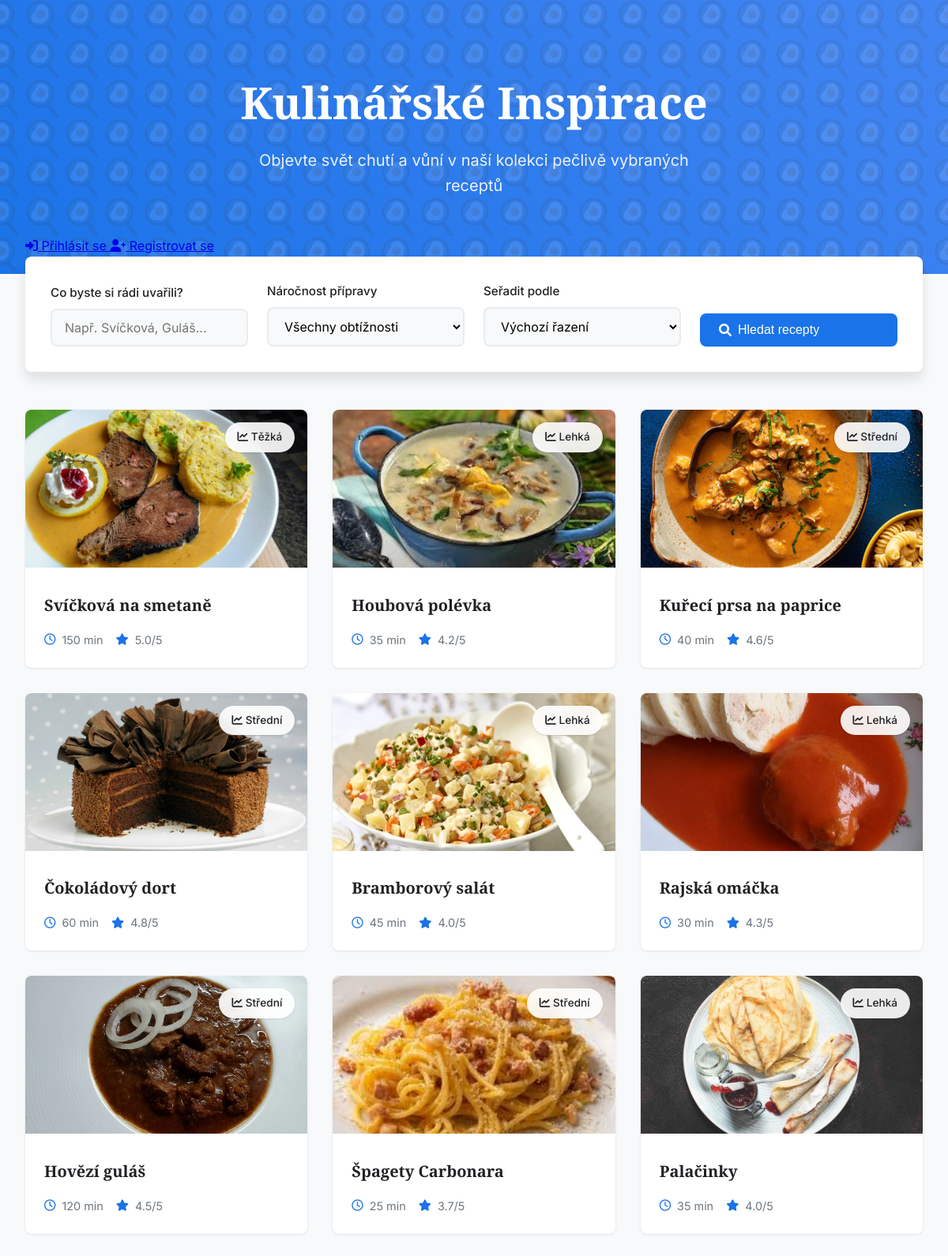
The page / on the database its author committed.
### recepty/models.py (models this page shows, shortened)
class Recept(models.Model):
    KATEGORIE_VOLBY = [
        ('hlavni', 'Hlavní jídlo'),
        ('dezert', 'Dezert'),
        ('polevka', 'Polévka'),
        ('predkrm', 'Předkrm'),
        ('napoj', 'Nápoj'),
    ]
    OBTIZNOST_VOLBY = [
        ('lehka', 'Lehká'),
        ('stredni', 'Střední'),
        ('tezka', 'Těžká'),
    ]
    nazev = models.CharField(max_length=200)
    postup = models.TextField()
    kategorie = models.CharField(max_length=20, choices=KATEGORIE_VOLBY)
    obtiznost = models.CharField(max_length=20, choices=OBTIZNOST_VOLBY)
    hodnoceni = models.FloatField(
        help_text="Hodnocení od 0 do 5",
        default=0
    )
    doba_pripravy = models.PositiveIntegerField(help_text="Doba v minutách")
    obrazek = models.ImageField(upload_to='recepty/', blank=True, null=True)
    autor = models.ForeignKey(User, on_delete=models.CASCADE, related_name='recepty', null=True, blank=True)
    vytvoreno = models.DateTimeField(auto_now_add=True)
    upraveno = models.DateTimeField(auto_now=True)
    class Meta:
        verbose_name = 'Recept'
        verbose_name_plural = 'Recepty'
        ordering = ['-vytvoreno']  # Řazení od nejnovějších
        indexes = [
            models.Index(fields=['nazev']),
            models.Index(fields=['kategorie']),
            models.Index(fields=['hodnoceni']),
            models.Index(fields=['vytvoreno']),
        ]

### recepty/views.py (the view)
# urls.py: path('', views.index, name='index'),
def index(request):
    recepty = Recept.objects.all()
    obtiznost = request.GET.get('obtiznost')
    if obtiznost:
        recepty = recepty.filter(obtiznost=obtiznost)
    q = request.GET.get('q')
    if q:
        recepty = recepty.filter(nazev__icontains=q)
    razeni = request.GET.get('razeni')
    if razeni == 'hodnoceni':
        recepty = recepty.order_by('-hodnoceni')
    elif razeni == 'obtiznost':
        recepty = recepty.order_by('obtiznost')
    return render(request, 'recepty/index.html', {'recepty': recepty})

### recepty/templates/recepty/index.html (shortened to what this page needs)
<!DOCTYPE html>
<html lang="cs">
<head>
    <link rel="stylesheet" href="https://cdnjs.cloudflare.com/ajax/libs/font-awesome/6.0.0/css/all.min.css">
</head>
<body>
    <div class="hero">
        <div class="hero-content">
            <h1>Kulinářské Inspirace</h1>
            <p class="subtitle">Objevte svět chutí a vůní v naší kolekci pečlivě vybraných receptů</p>
        </div>
    </div>
    <div class="content">
        <div class="header-actions">
            <div class="auth-buttons">
                {% if user.is_authenticated %}
                    <span class="welcome-text">Vítejte, {{ user.username }}!</span>
                    <form method="post" action="{% url 'recepty:logout' %}" style="display: inline;">
                        {% csrf_token %}
                        <button type="submit" class="btn btn-outline">
                            <i class="fas fa-sign-out-alt"></i>
                            Odhlásit se
                        </button>
                    </form>
                {% else %}
                    <a href="{% url 'recepty:login' %}" class="btn btn-outline">
                        <i class="fas fa-sign-in-alt"></i>
                        Přihlásit se
                    </a>
                    <a href="{% url 'recepty:register' %}" class="btn btn-primary">
                        <i class="fas fa-user-plus"></i>
                        Registrovat se
                    </a>
                {% endif %}
            </div>
        </div>
        <section class="search-section">
            <form method="get">
                <div class="form-group">
                    <label class="form-label" for="search">Co byste si rádi uvařili?</label>
                    <input type="text" id="search" name="q" placeholder="Např. Svíčková, Guláš..." value="{{ request.GET.q }}">
                </div>
                <div class="form-group">
                    <label class="form-label" for="difficulty">Náročnost přípravy</label>
                    <select id="difficulty" name="obtiznost">
                        <option value="">Všechny obtížnosti</option>
                    </select>
                </div>
                <div class="form-group">
                    <label class="form-label" for="sort">Seřadit podle</label>
                    <select id="sort" name="razeni">
                        <option value="">Výchozí řazení</option>
                    </select>
                </div>
                <button type="submit">
                    <i class="fas fa-search"></i>
                    Hledat recepty
                </button>
            </form>
        </section>
        <ul class="recipes-grid">
            {% for recept in recepty %}
            <li class="recipe-card">
                {% if recept.obrazek %}
                    <img class="recipe-image" src="{{ recept.obrazek.url }}" alt="{{ recept.nazev }}">
                {% else %}
                    <div class="recipe-placeholder">
                        <i class="fas fa-utensils fa-3x" style="color: var(--gray-300);"></i>
                    </div>
                {% endif %}
                <div class="difficulty-badge">
                    <i class="fas fa-chart-line"></i>
                    {{ recept.get_obtiznost_display }}
                </div>
                <div class="recipe-content">
                    <a href="{% url 'recepty:detail' recept.pk %}" class="recipe-title">{{ recept.nazev }}</a>
                    <div class="recipe-meta">
                        <span class="meta-item">
                            <i class="far fa-clock"></i>
                            {{ recept.doba_pripravy }} min
                        </span>
                        <span class="meta-item">
                            <i class="fas fa-star"></i>
                            {{ recept.hodnoceni }}/5
                        </span>
                    </div>
                </div>
            </li>
            {% empty %}
            <li class="empty-state">
                <i class="fas fa-search"></i>
                <p>Bohužel jsme nenašli žádné recepty odpovídající vašemu hledání. Zkuste upravit filtry nebo hledat jiný recept.</p>
            </li>
            {% endfor %}
        </ul>
    </div>
</body>
</html>

### recepty/templates/recepty/index.html (style rules this page uses)
:root { --primary-color: #1a73e8; --secondary-color: #4285f4; --accent-color: #fbbc04; --text-color: #202124; --bg-color: #ffffff; --gray-100: #f8f9fa; --gray-200: #e9ecef; --gray-300: #dee2e6; --gray-600: #6c757d; --border-radius: 8px; --shadow-sm: 0 1px 3px rgba(0,0,0,0.1); --shadow-md: 0 4px 6px rgba(0,0,0,0.1); --shadow-lg: 0 10px 15px rgba(0,0,0,0.1); }
* { margin: 0; padding: 0; box-sizing: border-box; }
body { font-family: 'Inter', sans-serif; background: var(--gray-100); color: var(--text-color); line-height: 1.6; }
.hero { position: relative; background: linear-gradient(45deg, var(--primary-color), var(--secondary-color)); color: white; padding: 6rem 2rem; text-align: center; overflow: hidden; }
.hero::before { content: ''; position: absolute; top: 0; left: 0; right: 0; bottom: 0; opacity: 0.1; animation: slide 20s linear infinite; }
.hero-content { position: relative; z-index: 1; max-width: 800px; margin: 0 auto; }
h1 { font-family: 'Merriweather', serif; font-size: 3.5rem; font-weight: 700; margin-bottom: 1.5rem; line-height: 1.2; }
.subtitle { font-size: 1.25rem; opacity: 0.9; max-width: 600px; margin: 0 auto; }
.content { max-width: 1200px; margin: -3rem auto 4rem; padding: 0 2rem; position: relative; z-index: 1; }
.search-section { background: white; padding: 2rem; border-radius: var(--border-radius); box-shadow: var(--shadow-lg); margin-bottom: 3rem; }
form { display: grid; grid-template-columns: repeat(auto-fit, minmax(200px, 1fr)); gap: 1.5rem; align-items: end; }
.form-group { display: flex; flex-direction: column; gap: 0.5rem; }
.form-label { font-weight: 500; color: var(--text-color); font-size: 0.95rem; }
input[type="text"], select { width: 100%; padding: 0.75rem 1rem; border: 2px solid var(--gray-200); border-radius: var(--border-radius); font-size: 1rem; font-family: inherit; background: var(--gray-100); transition: all 0.3s ease; }
button { background: var(--primary-color); color: white; border: none; padding: 0.75rem 1.5rem; border-radius: var(--border-radius); font-weight: 500; font-size: 1rem; cursor: pointer; transition: all 0.3s ease; display: inline-flex; align-items: center; gap: 0.5rem; }
.recipes-grid { display: grid; grid-template-columns: repeat(auto-fill, minmax(300px, 1fr)); gap: 2rem; list-style: none; }
.recipe-card { background: white; border-radius: var(--border-radius); overflow: hidden; box-shadow: var(--shadow-sm); transition: all 0.3s ease; position: relative; }
.recipe-image { width: 100%; height: 200px; object-fit: cover; }
.recipe-content { padding: 1.5rem; }
.recipe-title { font-family: 'Merriweather', serif; font-size: 1.25rem; font-weight: 700; color: var(--text-color); text-decoration: none; margin-bottom: 1rem; display: block; transition: color 0.3s ease; }
.recipe-meta { display: flex; flex-wrap: wrap; gap: 1rem; font-size: 0.9rem; color: var(--gray-600); }
.meta-item { display: flex; align-items: center; gap: 0.5rem; }
.meta-item i { color: var(--primary-color); }
.difficulty-badge { position: absolute; top: 1rem; right: 1rem; padding: 0.5rem 1rem; border-radius: 50px; font-size: 0.85rem; font-weight: 500; background: rgba(255, 255, 255, 0.9); backdrop-filter: blur(10px); box-shadow: var(--shadow-sm); }

### rows shown on the page
Recept: obrazek (picture), obtiznost "Těžká", nazev "Svíčková na smetaně", doba_pripravy "150", hodnoceni "5.0"
Recept: obrazek (picture), obtiznost "Lehká", nazev "Houbová polévka", doba_pripravy "35", hodnoceni "4.2"
Recept: obrazek (picture), obtiznost "Střední", nazev "Kuřecí prsa na paprice", doba_pripravy "40", hodnoceni "4.6"
Recept: obrazek (picture), obtiznost "Střední", nazev "Čokoládový dort", doba_pripravy "60", hodnoceni "4.8"
Recept: obrazek (picture), obtiznost "Lehká", nazev "Bramborový salát", doba_pripravy "45", hodnoceni "4.0"
Recept: obrazek (picture), obtiznost "Lehká", nazev "Rajská omáčka", doba_pripravy "30", hodnoceni "4.3"
Recept: obrazek (picture), obtiznost "Střední", nazev "Hovězí guláš", doba_pripravy "120", hodnoceni "4.5"
Recept: obrazek (picture), obtiznost "Střední", nazev "Špagety Carbonara", doba_pripravy "25", hodnoceni "3.7"
Recept: obrazek (picture), obtiznost "Lehká", nazev "Palačinky", doba_pripravy "35", hodnoceni "4.0"
